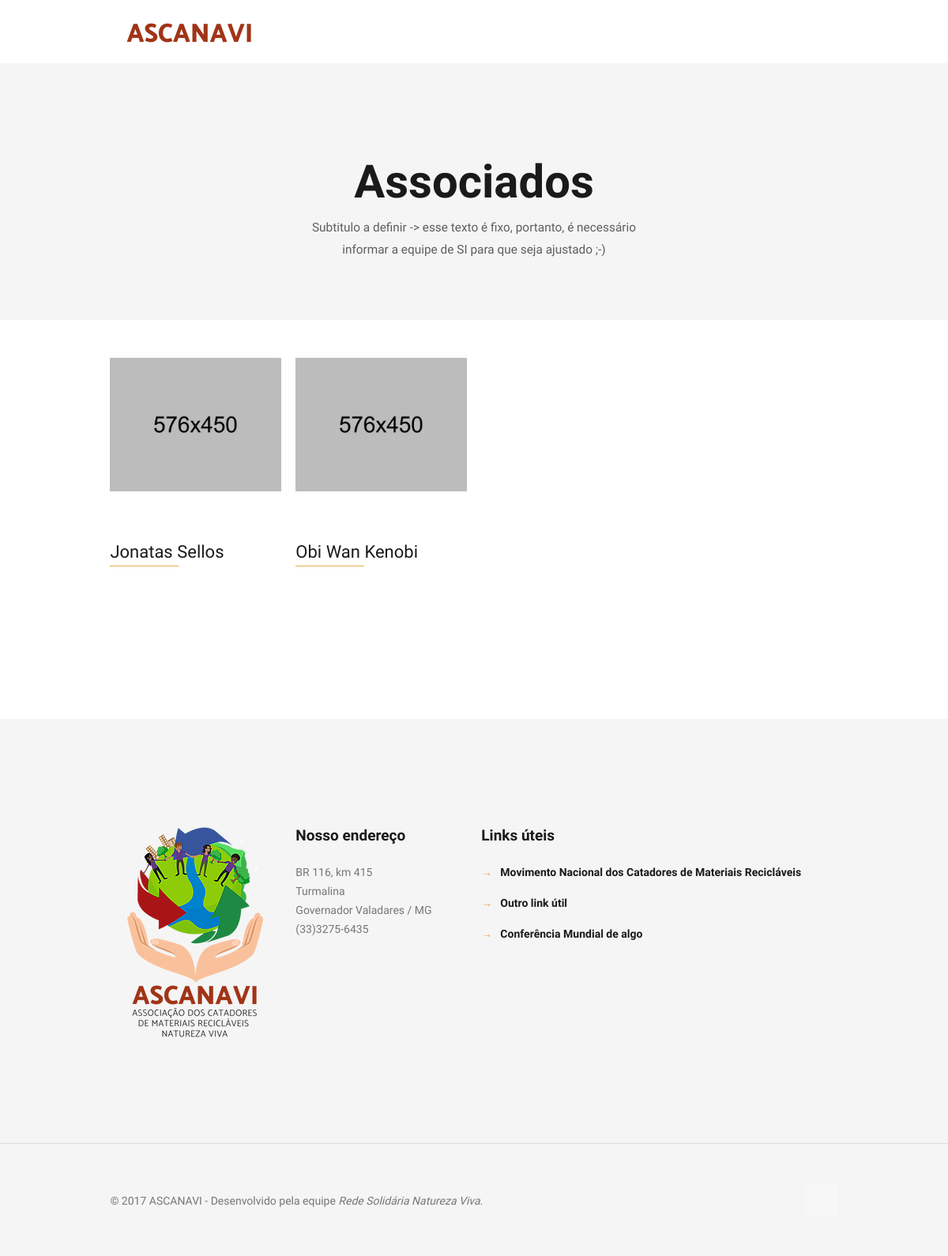
/associados, run on an earlier commit of the app's database.
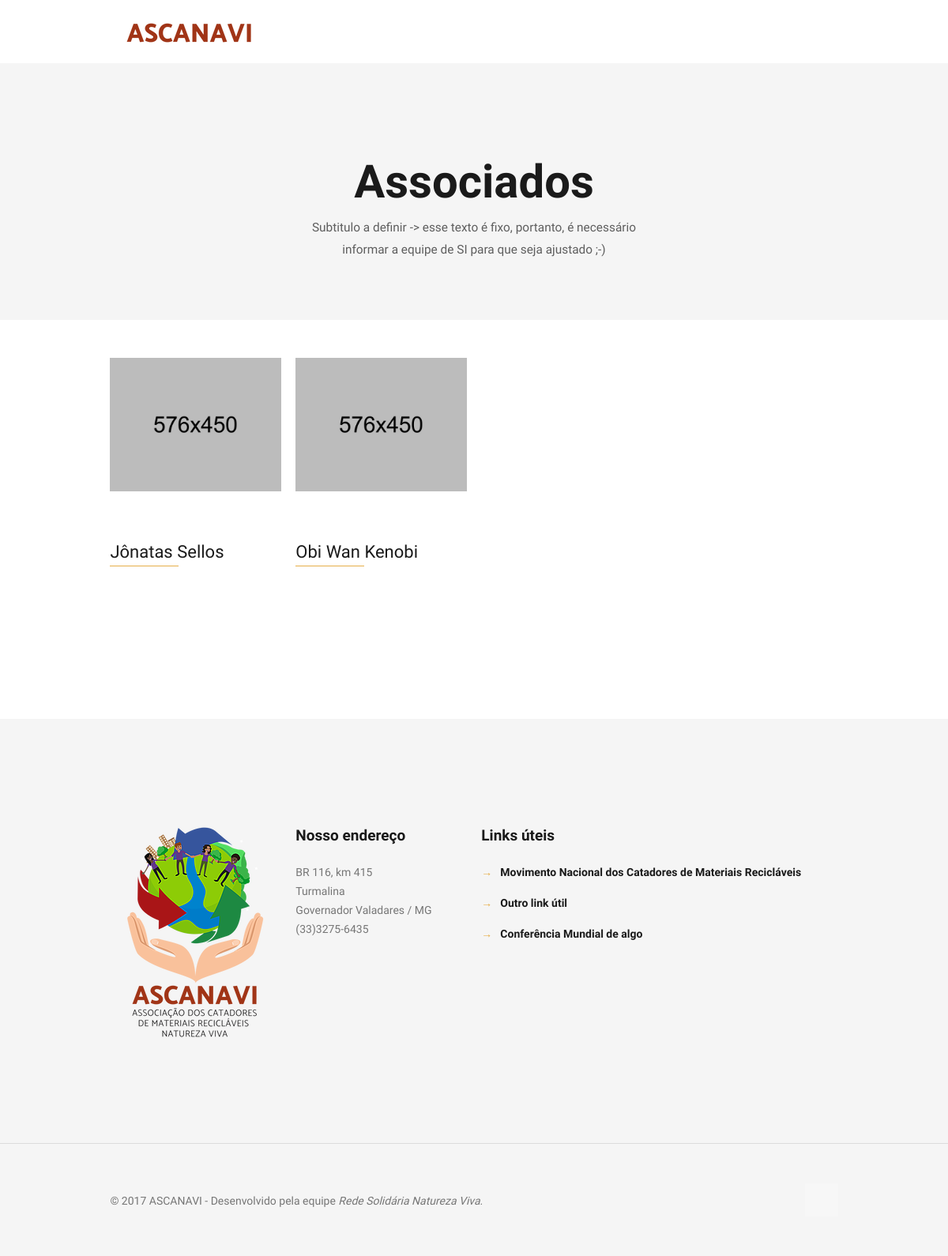
And on a later commit of the database.
### core/models.py (models this page shows, shortened)
class Associado(models.Model):
    nome   = models.CharField(max_length=50)
    imagem = ResizedImageField(size=[300,300], upload_to='associados', verbose_name='foto')

### core/views.py (the view)
# urls.py: url(r'^associados$', associados, name='associados'),
def associados(request):
    try:
        itens = Associado.objects.order_by('nome')
    except Associado.DoesNotExist:
        itens = None
    context = {'itens': itens}
    return render(request, 'associados.html', context)

### core/context_processors.py (called while the page is built)
def contato(request):
    from core.models import Contato
    try:
        contato = Contato.objects.latest('id')
    except Contato.DoesNotExist:
        contato = None
    return {
        'contato': contato,
    }

### templates/associados.html (shortened to what this page needs)
{% load static %}
<!DOCTYPE html>
<html class="no-js">
<head>
    <link rel='stylesheet' href="{% static 'core/css/global.css' %}">
    <link rel='stylesheet' href="{% static 'core/css/structure.css' %}">
    <link rel='stylesheet' href="{% static 'core/css/home.css' %}">
    <link rel='stylesheet' href="{% static 'core/css/custom.css' %}">
</head>
<body class="color-custom style-simple layout-full-width nice-scroll-on button-flat if-zoom if-border-hide no-content-padding hide-love header-classic minimalist-header-no sticky-header sticky-tb-color ab-hide subheader-both-center menu-link-color menuo-no-borders menuo-right mobile-tb-left mobile-side-slide mobile-mini-mr-lc mobile-header-mini mobile-sticky">
    <div id="Wrapper">
        {% include 'header.html' %}
        <div id="Content">
            <div class="content_wrapper clearfix">
                <div class="sections_group">
                    <div class="entry-content">
                        <div class="section mcb-section" style="padding-top:120px; padding-bottom:20px; background-color:#f5f5f5; background-image:url{% static 'core/images/home_home_sectionbg2.png' %}); background-repeat:no-repeat; background-position:center top;">
                            <div class="section_wrapper mcb-section-inner">
                                <div class="wrap mcb-wrap one  valign-top clearfix">
                                    <div class="mcb-wrap-inner">
                                        <div class="column mcb-column one-fourth column_placeholder">
                                            <div class="placeholder">
                                            </div>
                                        </div>
                                        <div class="column mcb-column one-second column_column ">
                                            <div class="column_attr clearfix align_center">
                                                <h2>Associados</h2>
                                                <p class="big">
                                                    Subtitulo a definir -> esse texto é fixo, portanto, é necessário informar a equipe de SI para que seja ajustado ;-)
                                                </p>
                                            </div>
                                        </div>
                                    </div>
                                </div>
                            </div>
                        </div>
                        <div class="section mcb-section" style="/*padding-top:140px;*/ padding-bottom:90px;">
                            <div class="section_wrapper mcb-section-inner">
                                                                        {% if itens %}
                                        {% for i in itens %}
                                                <div class="column one-fourth column_our_team">
                                                    <div class="team team_list">
                                                        <div class="image_frame no_link scale-with-grid">
                                                            <div class="image_wrapper"><img class="scale-with-grid" src="{% static 'core/images/home_design_portfolio_2-576x450.jpg' %}" alt="{{ i.nome }}">
                                                            </div>
                                                        </div>
                                                        <div class="desc_wrapper">
                                                            <h4>{{ i.nome }}</h4>
                                                            <hr class="hr_color">
                                                        </div>
                                                    </div>
                                                </div>
                                        {% endfor %}
                                    {% endif %}
                            </div>
                        </div>
                    </div>
                </div>
            </div>
        </div>
        {% include 'footer.html' %}
    </div>
</body>
</html>

What changed in the data, as far as the page shows it:
changed Associado: nome "Jonatas Sellos" → "Jônatas Sellos"
